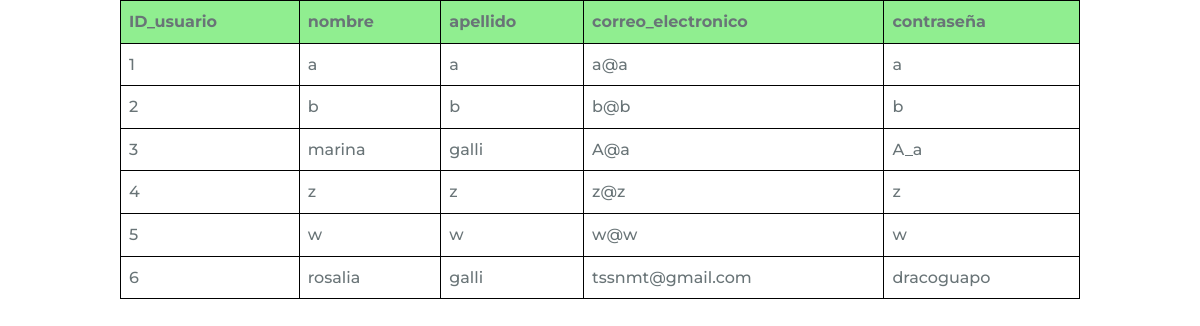
The page /vista_usuarios/ on the database as committed earlier.
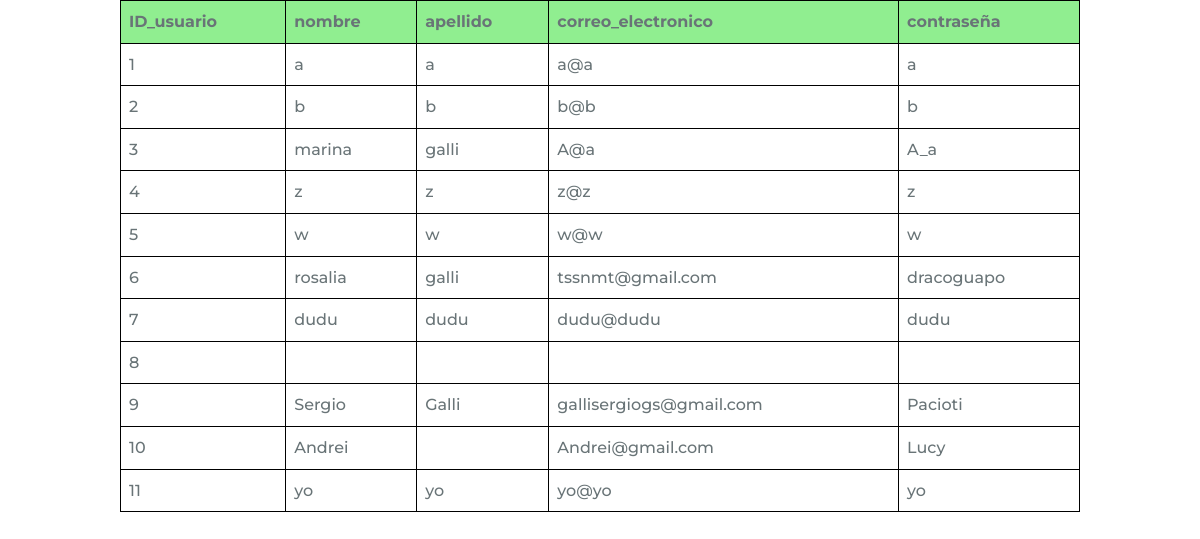
The same page on the database as committed later.
### gestionEmpleados/models.py (models this page shows, shortened)
class Usuario(models.Model):
    id_usuario=models.AutoField(primary_key=True)
    nombre = models.CharField(max_length=255)
    apellido = models.CharField(max_length=200)
    correo_electronico = models.CharField(max_length=255)
    contrasena=models.CharField(max_length=100)

### gestionEmpleados/views.py (the view)
# urls.py: path('vista_usuarios/',views.vista_usuario,name='vista_usuario'),
def vista_usuario(request):
    usuarios=Usuario.objects.all()
    return render(request,'usuarios.html', {'usuarios': usuarios})

### gestionEmpleados/templates/usuarios.html (shortened to what this page needs)
{% load static %}
<!DOCTYPE html>
<html>
    <head>
        <link rel="stylesheet" href="{% static 'assets/css/styles.css' %}">
        <link rel="stylesheet" href="'https://cdn.jsdelivr.net/npm/boxicons@2.0.5/css/boxicons.min.css'">
    </head>
    <body>
        <table>
            <thead>
              <tr>
                <th>ID_usuario</th>
                <th>nombre</th>
                <th>apellido</th>
                <th>correo_electronico</th>
                <th>contraseña</th>
              </tr>
            </thead>
            <tbody>
              {% for usuario in usuarios %}
                <tr>
                  <td>{{ usuario.id_usuario}}</td>
                  <td>{{ usuario.nombre }}</td>
                  <td>{{ usuario.apellido }}</td>
                  <td>{{ usuario.correo_electronico}}</td>
                  <td>{{usuario.contrasena}}</td>
                </tr>
              {% endfor %}
            </tbody>
          </table>
    </body>
</html>

Rows that differ between the two databases and show on the page:
added Usuario: id_usuario "7", nombre "dudu", apellido "dudu", correo_electronico "dudu@dudu", contrasena "dudu"
added Usuario: id_usuario "8"
added Usuario: id_usuario "9", nombre "Sergio", apellido "Galli", correo_electronico "gallisergiogs@gmail.com", contrasena "Pacioti"
added Usuario: id_usuario "10", nombre "Andrei", correo_electronico "Andrei@gmail.com", contrasena "Lucy"
added Usuario: id_usuario "11", nombre "yo", apellido "yo", correo_electronico "yo@yo", contrasena "yo"
